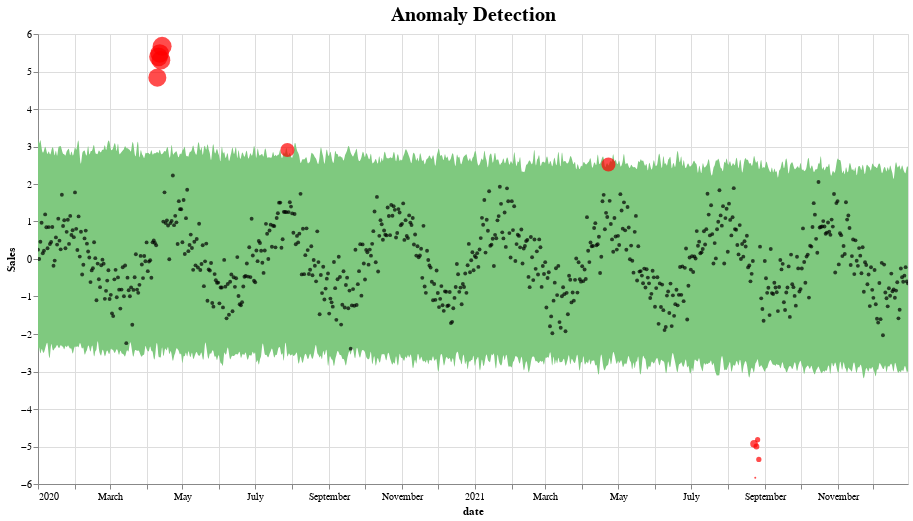

Notebook source saved alongside this figure:
### Code cell
def plot_anomalies(forecasted):
    interval = alt.Chart(forecasted).mark_area(interpolate="basis", color = '#7FC97F').encode(
    x=alt.X('ds:T',  title ='date'),
    y='yhat_upper',
    y2='yhat_lower',
    tooltip=['ds', 'fact', 'yhat_lower', 'yhat_upper']
    ).interactive().properties(
        title='Anomaly Detection'
    )

    fact = alt.Chart(forecasted[forecasted.anomaly==0]).mark_circle(size=15, opacity=0.7, color = 'Black').encode(
        x='ds:T',
        y=alt.Y('fact', title='Sales'),
        tooltip=['ds', 'fact', 'yhat_lower', 'yhat_upper']
    ).interactive()

    anomalies = alt.Chart(forecasted[forecasted.anomaly!=0]).mark_circle(size=30, color = 'Red').encode(
        x='ds:T',
        y=alt.Y('fact', title='Sales'),
        tooltip=['ds', 'fact', 'yhat_lower', 'yhat_upper'],
        size = alt.Size( 'importance', legend=None)
    ).interactive()

    return alt.layer(interval, fact, anomalies)\
              .properties(width=870, height=450)\
              .configure_title(fontSize=20)

plot_anomalies(pred)

### Figure 1 — Vega-Lite specification as saved in the notebook (floating-point values rounded to 4 significant figures; data arrays with more than 128 entries replaced by an {"elided": "..."} marker saying what was removed)
{"config": {"view": {"continuousWidth": 400, "continuousHeight": 300}, "title": {"fontSize": 20}}, "layer": [{"data": {"name": "data-0c803a5b4882ccf3422a8cd296f165cd"}, "mark": {"type": "area", "color": "#7FC97F", "interpolate": "basis"}, "encoding": {"tooltip": [{"field": "ds", "type": "temporal"}, {"field": "fact", "type": "quantitative"}, {"field": "yhat_lower", "type": "quantitative"}, {"field": "yhat_upper", "type": "quantitative"}], "x": {"field": "ds", "title": "date", "type": "temporal"}, "y": {"field": "yhat_upper", "type": "quantitative"}, "y2": {"field": "yhat_lower"}}, "selection": {"selector004": {"type": "interval", "bind": "scales", "encodings": ["x", "y"]}}, "title": "Anomaly Detection"}, {"data": {"name": "data-c74ba8fe48d1a5a7a1440c46d7cdae22"}, "mark": {"type": "circle", "color": "Black", "opacity": 0.7, "size": 15}, "encoding": {"tooltip": [{"field": "ds", "type": "temporal"}, {"field": "fact", "type": "quantitative"}, {"field": "yhat_lower", "type": "quantitative"}, {"field": "yhat_upper", "type": "quantitative"}], "x": {"field": "ds", "type": "temporal"}, "y": {"field": "fact", "title": "Sales", "type": "quantitative"}}, "selection": {"selector005": {"type": "interval", "bind": "scales", "encodings": ["x", "y"]}}}, {"data": {"name": "data-e9b3a9e9ae271670ce9f835e5531ffae"}, "mark": {"type": "circle", "color": "Red", "size": 30}, "encoding": {"size": {"field": "importance", "legend": null, "type": "quantitative"}, "tooltip": [{"field": "ds", "type": "temporal"}, {"field": "fact", "type": "quantitative"}, {"field": "yhat_lower", "type": "quantitative"}, {"field": "yhat_upper", "type": "quantitative"}], "x": {"field": "ds", "type": "temporal"}, "y": {"field": "fact", "title": "Sales", "type": "quantitative"}}, "selection": {"selector006": {"type": "interval", "bind": "scales", "encodings": ["x", "y"]}}}], "height": 450, "width": 870, "$schema": "https://vega.github.io/schema/vega-lite/v4.17.0.json", "datasets": {"data-0c803a5b4882ccf3422a8cd296f165cd": {"elided": "730 records"}, "data-c74ba8fe48d1a5a7a1440c46d7cdae22": {"elided": "718 records"}, "data-e9b3a9e9ae271670ce9f835e5531ffae": [{"ds": "2020-04-10T00:00:00", "trend": 0.1921, "yhat": 0.1921, "yhat_lower": -2.192, "yhat_upper": 2.877, "fact": 4.837, "anomaly": 1, "importance": 0.4052}, {"ds": "2020-04-11T00:00:00", "trend": 0.1914, "yhat": 0.1914, "yhat_lower": -2.688, "yhat_upper": 2.774, "fact": 5.39, "anomaly": 1, "importance": 0.4853}, {"ds": "2020-04-12T00:00:00", "trend": 0.1906, "yhat": 0.1906, "yhat_lower": -2.576, "yhat_upper": 2.989, "fact": 5.483, "anomaly": 1, "importance": 0.4549}, {"ds": "2020-04-13T00:00:00", "trend": 0.1899, "yhat": 0.1899, "yhat_lower": -2.702, "yhat_upper": 2.769, "fact": 5.303, "anomaly": 1, "importance": 0.4778}, {"ds": "2020-04-14T00:00:00", "trend": 0.1891, "yhat": 0.1891, "yhat_lower": -2.182, "yhat_upper": 2.805, "fact": 5.671, "anomaly": 1, "importance": 0.5053}, {"ds": "2020-07-28T00:00:00", "trend": 0.1098, "yhat": 0.1098, "yhat_lower": -2.694, "yhat_upper": 2.794, "fact": 2.907, "anomaly": 1, "importance": 0.03872}, {"ds": "2021-04-23T00:00:00", "trend": -0.09325, "yhat": -0.09325, "yhat_lower": -2.828, "yhat_upper": 2.447, "fact": 2.519, "anomaly": 1, "importance": 0.0288}, {"ds": "2021-08-23T00:00:00", "trend": -0.1853, "yhat": -0.1853, "yhat_lower": -3.105, "yhat_upper": 2.835, "fact": -4.928, "anomaly": -1, "importance": -0.37}, {"ds": "2021-08-24T00:00:00", "trend": -0.1861, "yhat": -0.1861, "yhat_lower": -2.743, "yhat_upper": 2.605, "fact": -5.832, "anomaly": -1, "importance": -0.5296}, {"ds": "2021-08-25T00:00:00", "trend": -0.1869, "yhat": -0.1869, "yhat_lower": -2.789, "yhat_upper": 2.536, "fact": -4.999, "anomaly": -1, "importance": -0.4422}, {"ds": "2021-08-26T00:00:00", "trend": -0.1876, "yhat": -0.1876, "yhat_lower": -2.594, "yhat_upper": 2.691, "fact": -4.817, "anomaly": -1, "importance": -0.4614}, {"ds": "2021-08-27T00:00:00", "trend": -0.1884, "yhat": -0.1884, "yhat_lower": -2.879, "yhat_upper": 2.319, "fact": -5.346, "anomaly": -1, "importance": -0.4614}]}}
